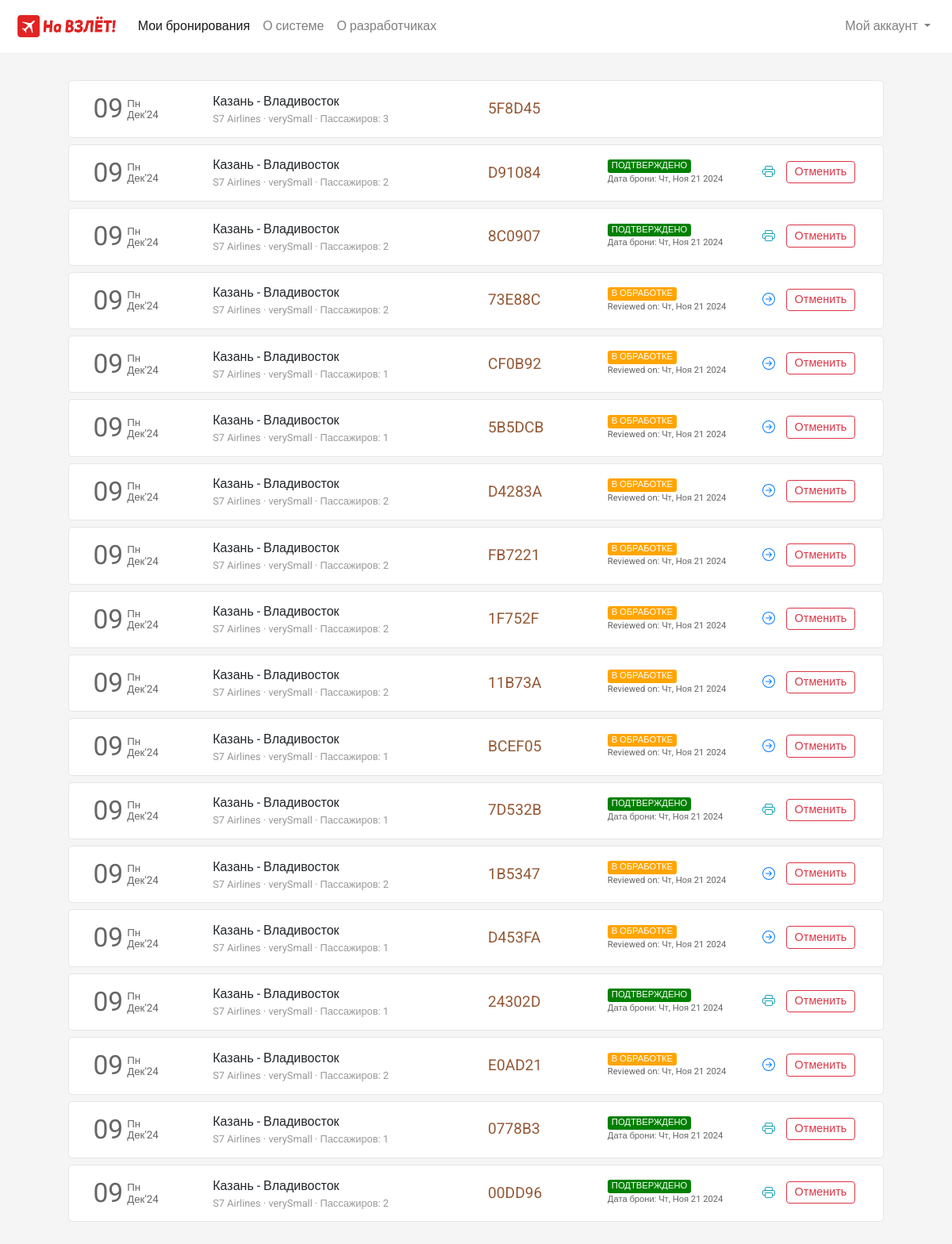
Page /flight/bookings (signed in) on the committed database.
### flight/models.py (models this page shows, shortened)
class Ticket(models.Model):
    user = models.ForeignKey(User,on_delete=models.CASCADE,related_name="bookings", blank=True, null=True)
    ref_no = models.CharField(max_length=6, unique=True, null=True)
    flight = models.ForeignKey(Flight, on_delete=models.CASCADE, related_name="tickets", blank=True, null=True)
    mobile = models.CharField(max_length=45, null=True)
    email = models.EmailField(max_length=45, null=True)
    passengers = models.ManyToManyField(Passenger, null=True, default=None, related_name="flight_tickets")
    status = models.CharField(max_length=45, choices=TICKET_STATUS, default='PENDING')
    booking_date = models.DateTimeField(default=datetime.now)
    @property
    def depart_date(self):
        return self.flight.depart_datetime.date()
    @property
    def transport_company(self):
        return self.flight.transport_company_name
    @property
    def plane(self):
        return self.flight.plane_name

class Flight(models.Model):
    code = models.CharField(max_length=6, unique=True, null=False, default="AB1234")
    origin = models.ForeignKey(Place, on_delete=models.CASCADE, related_name="departures")
    destination = models.ForeignKey(Place, on_delete=models.CASCADE, related_name="arrivals")
    depart_datetime = models.DateTimeField(null=False, default=datetime(2025, 1, 1, 0, 0))
    arrival_datetime = models.DateTimeField(null=False, default=datetime(2025, 1, 2, 0, 0))
    economy_seat_cost = models.FloatField(null=False, default=1.0)
    business_seat_cost = models.FloatField(null=False, default=1.0)
    active = models.BooleanField(default=True)
    planeid = models.ForeignKey(Plane, null=True, on_delete=models.CASCADE)
    """ @property
    def has_free_eco_seats(self):
        return Seat.objects.filter(plane=self.planeid, seat_class__name="Эконом", available=True).exists()
     """
    """ @property
    def has_free_bus_seats(self):
        return Seat.objects.filter(plane=self.planeid, seat_class__name="Бизнес", available=True).exists()
 """
    @property
    def transport_company_name(self):
        return self.planeid.transport_company.name if self.planeid and self.planeid.transport_company else None
    @property
    def plane_name(self):
        return self.planeid.name if self.planeid else None

class Place(models.Model):
    city = models.CharField(
        max_length=25,
        validators=[
            RegexValidator(r'^[a-zA-Zа-яА-Я\s\-]{3,25}$', 'Только буквы, пробелы и дефисы')
        ],
        null=False,
        verbose_name="Название города",
        unique=True
    )
    code = models.CharField(
        max_length=4,
        validators=[
            RegexValidator(r'^[a-zA-Zа-яА-Я]{3,4}$', 'Только буквы')
        ],
        null=False,
        verbose_name="Код"
    )

class Plane(models.Model):
    name = models.CharField(max_length=20, null=False,
        verbose_name="Название")
    transport_company = models.ForeignKey(TransportCompany, on_delete=models.CASCADE,
        verbose_name="Авиакомпания")
    plane_model = models.ForeignKey(PlaneModel, on_delete=models.CASCADE,
        verbose_name="Модель")

class TransportCompany(models.Model):
    name = models.CharField(max_length=64, null=False,
        verbose_name="Название компании")

### flight/views.py (the view)
# urls.py: path('flight/bookings', views.bookings, name="bookings"),
def bookings(request):
    if request.user.is_authenticated:
        tickets = Ticket.objects.filter(user=request.user).order_by('-booking_date')
        return render(request, 'flight/bookings.html', {
            'page': 'bookings',
            'tickets': tickets
        })
    else:
        return HttpResponseRedirect(reverse('login'))

### flight/templates/flight/bookings.html (shortened to what this page needs)
{% extends 'flight/layout.html' %}
{% load static %}
{% block head %}
    <link rel="stylesheet" href="{% static 'css/bookings_style.css' %}">
{% endblock head %}
{% block body %}
    <section class="section section1">
        <div class="container">
            {% if tickets %}
                {% for ticket in tickets %}
                    <div class="row each-booking-div" id="{{ticket.ref_no}}">
                        <div class="col-2" style="display: flex;">
                            <div style="display: flex; color: #666666; margin-top: auto;">
                                <div>
                                    <span style="font-size: 2.1em;">{{ticket.depart_date | date:"d"}}</span>
                                </div>
                                <div style="font-size: smaller; display: flex; margin: auto 0; padding-left: 5px; line-height: 1em;">
                                    <div style="margin: auto;">
                                        <div style="margin-bottom: 1px;">{{ticket.depart_date | date:"D"}}</div>
                                        <div style="margin-top: 1px;">{{ticket.depart_date | date:"M'y"}}</div>
                                    </div>
                                </div>
                            </div>
                        </div>
                        <div class="col-4 middle-div">
                            <div style="width:100%">
                                <div class="row places-div" style=" display: flex;">
                                    <div style="max-width: 45%;">{{ticket.flight.origin.city}}</div>
                                    <div>&nbsp;-&nbsp;</div>
                                    <div style="max-width: 45%;">{{ticket.flight.destination.city}}</div>
                                </div>
                                <div class="row places-div" style="font-size: .8em; color: #999999; ">
                                    <div style="max-width: 100%;">{{ticket.transport_company}} &middot; {{ticket.plane}} &middot; Пассажиров: {{ticket.passengers.count}} </div>
                                </div>
                            </div>
                        </div>
                        <div class="col-2 middle-div">
                            <div style="font-size: 1.2em; color: #945937;">{{ticket.ref_no}}</div>
                        </div>
                        <div class="col-2 middle-div">
                            <div>
                                <div class="row status-div">
                                    {% if ticket.status == 'CONFIRMED' %}
                                        <div class="green">ПОДТВЕРЖДЕНО</div>
                                    {% endif %}
                                    {% if ticket.status == 'PENDING' %}
                                        <div class="orange">В ОБРАБОТКЕ</div>
                                    {% endif %}
                                </div>
                                <div class="row booking-date-div" style="font-size: .7em; color: #666;">
                                    {% if ticket.status == 'CONFIRMED' %}
                                        Дата брони: {{ticket.booking_date | date:"D, M d Y"}}
                                    {% endif %}
                                    {% if ticket.status == 'PENDING' %}
                                        Reviewed on: {{ticket.booking_date | date:"D, M d Y"}}
                                    {% endif %}
                                </div>
                            </div>
                        </div>
                        <div class="col-2 last-div">
                            <div>
                                <div class="ticket-action-div">
                                    {% if ticket.status == 'CONFIRMED' %}
                                        <form action="{% url 'getticket' %}" method="get" target="_blank">
                                            <button type="submit" class="btn btn-outline-info btnp pbtn">
                                            </button>
                                        </form>
                                        <button class="btn btn-outline-danger btnp cbtn"  data-ref="{{ticket.ref_no}}" onclick="popup(this)">Отменить</button>
                                    {% endif %}
                                    {% if ticket.status == 'PENDING' %}
                                        <form action="{% url 'resumebooking' %}" method="POST">
                                            <button type="submit" class="btn btn-outline-primary btnp rbtn">
                                            </button>
                                        </form>
                                        <button type="button" class="btn btn-outline-danger btnp cbtn" data-ref="{{ticket.ref_no}}" onclick="popup(this)">Отменить</button>
                                    {% endif %}
                                </div>
                            </div>
                        </div>
                    </div>
                {% endfor %}
            {% endif %}
        </div>
    </section>
{% endblock %}

### flight/static/css/layout_style.css (style rules this page uses)
body { margin: 0px; padding: 0px; font-family: "Rubik", sans-serif; font-weight: normal; font-style: normal; min-width: 250px; }
.section { background-size: cover; background-position: center; background-repeat: no-repeat; padding: 30px 50px; min-height: 100vh; }

### flight/static/css/bookings_style.css (style rules this page uses)
* { font-family: 'Roboto', sans-serif; }
body { background-color: #f5f5f5; word-wrap: break-word; }
.container { cursor: pointer; }
.each-booking-div { width: 96%; margin: 5px auto 8px auto; transition-duration: .4s; padding: 10px 15px; background-color: #fff; border: 1px solid #e6e6e6; border-radius: 5px; }
.btnp { padding: .15rem .6rem; font-size: .9em; margin-top: 3px; margin-bottom: 5px; }
.each-booking-div > div { display: flex; overflow: auto; }
.each-booking-div > div > div { margin-top: auto; margin-bottom: auto; width: 100%; }
.green, .red, .orange { border-radius: 3px; color: white; padding-left: 5px; padding-right: 5px; font-size: .7em; }
.green { background-color: green; }
.orange { background-color: orange; }
.ticket-action-div { display: flex; justify-content: space-evenly; }
.pbtn, .rbtn { border: 0; }

### rows in the picture
Ticket: depart_date "09", depart_date "Пн", depart_date "Дек'24", flight.origin.city "Казань", flight.destination.city "Владивосток", transport_company "S7 Airlines", plane "verySmall", passengers.count "3", ref_no "5F8D45"
Ticket: depart_date "09", depart_date "Пн", depart_date "Дек'24", flight.origin.city "Казань", flight.destination.city "Владивосток", transport_company "S7 Airlines", plane "verySmall", passengers.count "2", ref_no "D91084", status "ПОДТВЕРЖДЕНО", booking_date "Чт, Ноя 21 2024"
Ticket: depart_date "09", depart_date "Пн", depart_date "Дек'24", flight.origin.city "Казань", flight.destination.city "Владивосток", transport_company "S7 Airlines", plane "verySmall", passengers.count "2", ref_no "8C0907", status "ПОДТВЕРЖДЕНО", booking_date "Чт, Ноя 21 2024"
Ticket: depart_date "09", depart_date "Пн", depart_date "Дек'24", flight.origin.city "Казань", flight.destination.city "Владивосток", transport_company "S7 Airlines", plane "verySmall", passengers.count "2", ref_no "73E88C", status "В ОБРАБОТКЕ", booking_date "Чт, Ноя 21 2024"
Ticket: depart_date "09", depart_date "Пн", depart_date "Дек'24", flight.origin.city "Казань", flight.destination.city "Владивосток", transport_company "S7 Airlines", plane "verySmall", passengers.count "1", ref_no "CF0B92", status "В ОБРАБОТКЕ", booking_date "Чт, Ноя 21 2024"
Ticket: depart_date "09", depart_date "Пн", depart_date "Дек'24", flight.origin.city "Казань", flight.destination.city "Владивосток", transport_company "S7 Airlines", plane "verySmall", passengers.count "1", ref_no "5B5DCB", status "В ОБРАБОТКЕ", booking_date "Чт, Ноя 21 2024"
Ticket: depart_date "09", depart_date "Пн", depart_date "Дек'24", flight.origin.city "Казань", flight.destination.city "Владивосток", transport_company "S7 Airlines", plane "verySmall", passengers.count "2", ref_no "D4283A", status "В ОБРАБОТКЕ", booking_date "Чт, Ноя 21 2024"
Ticket: depart_date "09", depart_date "Пн", depart_date "Дек'24", flight.origin.city "Казань", flight.destination.city "Владивосток", transport_company "S7 Airlines", plane "verySmall", passengers.count "2", ref_no "FB7221", status "В ОБРАБОТКЕ", booking_date "Чт, Ноя 21 2024"
Ticket: depart_date "09", depart_date "Пн", depart_date "Дек'24", flight.origin.city "Казань", flight.destination.city "Владивосток", transport_company "S7 Airlines", plane "verySmall", passengers.count "2", ref_no "1F752F", status "В ОБРАБОТКЕ", booking_date "Чт, Ноя 21 2024"
Ticket: depart_date "09", depart_date "Пн", depart_date "Дек'24", flight.origin.city "Казань", flight.destination.city "Владивосток", transport_company "S7 Airlines", plane "verySmall", passengers.count "2", ref_no "11B73A", status "В ОБРАБОТКЕ", booking_date "Чт, Ноя 21 2024"
Ticket: depart_date "09", depart_date "Пн", depart_date "Дек'24", flight.origin.city "Казань", flight.destination.city "Владивосток", transport_company "S7 Airlines", plane "verySmall", passengers.count "1", ref_no "BCEF05", status "В ОБРАБОТКЕ", booking_date "Чт, Ноя 21 2024"
Ticket: depart_date "09", depart_date "Пн", depart_date "Дек'24", flight.origin.city "Казань", flight.destination.city "Владивосток", transport_company "S7 Airlines", plane "verySmall", passengers.count "1", ref_no "7D532B", status "ПОДТВЕРЖДЕНО", booking_date "Чт, Ноя 21 2024"
Ticket: depart_date "09", depart_date "Пн", depart_date "Дек'24", flight.origin.city "Казань", flight.destination.city "Владивосток", transport_company "S7 Airlines", plane "verySmall", passengers.count "2", ref_no "1B5347", status "В ОБРАБОТКЕ", booking_date "Чт, Ноя 21 2024"
Ticket: depart_date "09", depart_date "Пн", depart_date "Дек'24", flight.origin.city "Казань", flight.destination.city "Владивосток", transport_company "S7 Airlines", plane "verySmall", passengers.count "1", ref_no "D453FA", status "В ОБРАБОТКЕ", booking_date "Чт, Ноя 21 2024"
Ticket: depart_date "09", depart_date "Пн", depart_date "Дек'24", flight.origin.city "Казань", flight.destination.city "Владивосток", transport_company "S7 Airlines", plane "verySmall", passengers.count "1", ref_no "24302D", status "ПОДТВЕРЖДЕНО", booking_date "Чт, Ноя 21 2024"
Ticket: depart_date "09", depart_date "Пн", depart_date "Дек'24", flight.origin.city "Казань", flight.destination.city "Владивосток", transport_company "S7 Airlines", plane "verySmall", passengers.count "2", ref_no "E0AD21", status "В ОБРАБОТКЕ", booking_date "Чт, Ноя 21 2024"
Ticket: depart_date "09", depart_date "Пн", depart_date "Дек'24", flight.origin.city "Казань", flight.destination.city "Владивосток", transport_company "S7 Airlines", plane "verySmall", passengers.count "1", ref_no "0778B3", status "ПОДТВЕРЖДЕНО", booking_date "Чт, Ноя 21 2024"
Ticket: depart_date "09", depart_date "Пн", depart_date "Дек'24", flight.origin.city "Казань", flight.destination.city "Владивосток", transport_company "S7 Airlines", plane "verySmall", passengers.count "2", ref_no "00DD96", status "ПОДТВЕРЖДЕНО", booking_date "Чт, Ноя 21 2024"
